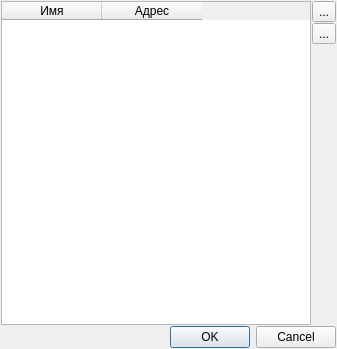
<?xml version="1.0" encoding="UTF-8"?>
<ui version="4.0">
 <class>CAddrBook</class>
 <widget class="QDialog" name="CAddrBook">
  <property name="geometry">
   <rect>
    <x>0</x>
    <y>0</y>
    <width>337</width>
    <height>349</height>
   </rect>
  </property>
  <property name="windowTitle">
   <string>Список контактов</string>
  </property>
  <property name="windowIcon">
   <iconset resource="qtphone.qrc">
    <normaloff>:/images/Resources/teleph.png</normaloff>:/images/Resources/teleph.png</iconset>
  </property>
  <layout class="QGridLayout" name="gridLayout">
   <property name="margin">
    <number>1</number>
   </property>
   <property name="spacing">
    <number>1</number>
   </property>
   <item row="0" column="0" rowspan="3">
    <widget class="QTableWidget" name="tbl">
     <property name="selectionMode">
      <enum>QAbstractItemView::SingleSelection</enum>
     </property>
     <property name="selectionBehavior">
      <enum>QAbstractItemView::SelectRows</enum>
     </property>
     <property name="rowCount">
      <number>0</number>
     </property>
     <column>
      <property name="text">
       <string>Имя</string>
      </property>
     </column>
     <column>
      <property name="text">
       <string>Адрес</string>
      </property>
     </column>
    </widget>
   </item>
   <item row="0" column="1">
    <widget class="QToolButton" name="cmdAdd">
     <property name="toolTip">
      <string>Добавить контакт</string>
     </property>
     <property name="statusTip">
      <string>Добавить контакт</string>
     </property>
     <property name="whatsThis">
      <string>Добавить контакт</string>
     </property>
     <property name="accessibleName">
      <string>Добавить контакт</string>
     </property>
     <property name="accessibleDescription">
      <string>Добавить контакт</string>
     </property>
     <property name="text">
      <string>...</string>
     </property>
     <property name="icon">
      <iconset resource="qtphone.qrc">
       <normaloff>:/images/Resources/plus_add.png</normaloff>:/images/Resources/plus_add.png</iconset>
     </property>
    </widget>
   </item>
   <item row="1" column="1">
    <widget class="QToolButton" name="cmdDel">
     <property name="toolTip">
      <string>Удалить контакт</string>
     </property>
     <property name="statusTip">
      <string>Удалить контакт</string>
     </property>
     <property name="whatsThis">
      <string>Удалить контакт</string>
     </property>
     <property name="accessibleName">
      <string>Удалить контакт</string>
     </property>
     <property name="accessibleDescription">
      <string>Удалить контакт</string>
     </property>
     <property name="text">
      <string>...</string>
     </property>
     <property name="icon">
      <iconset resource="qtphone.qrc">
       <normaloff>:/images/Resources/minus_del.png</normaloff>:/images/Resources/minus_del.png</iconset>
     </property>
    </widget>
   </item>
   <item row="2" column="1">
    <spacer name="verticalSpacer">
     <property name="orientation">
      <enum>Qt::Vertical</enum>
     </property>
     <property name="sizeHint" stdset="0">
      <size>
       <width>20</width>
       <height>272</height>
      </size>
     </property>
    </spacer>
   </item>
   <item row="3" column="0" colspan="2">
    <widget class="QDialogButtonBox" name="buttonBox">
     <property name="standardButtons">
      <set>QDialogButtonBox::Cancel|QDialogButtonBox::Ok</set>
     </property>
    </widget>
   </item>
  </layout>
 </widget>
 <layoutdefault spacing="6" margin="11"/>
 <resources>
  <include location="qtphone.qrc"/>
 </resources>
 <connections>
  <connection>
   <sender>buttonBox</sender>
   <signal>accepted()</signal>
   <receiver>CAddrBook</receiver>
   <slot>accept()</slot>
   <hints>
    <hint type="sourcelabel">
     <x>168</x>
     <y>335</y>
    </hint>
    <hint type="destinationlabel">
     <x>168</x>
     <y>174</y>
    </hint>
   </hints>
  </connection>
  <connection>
   <sender>buttonBox</sender>
   <signal>rejected()</signal>
   <receiver>CAddrBook</receiver>
   <slot>reject()</slot>
   <hints>
    <hint type="sourcelabel">
     <x>168</x>
     <y>335</y>
    </hint>
    <hint type="destinationlabel">
     <x>168</x>
     <y>174</y>
    </hint>
   </hints>
  </connection>
 </connections>
</ui>
